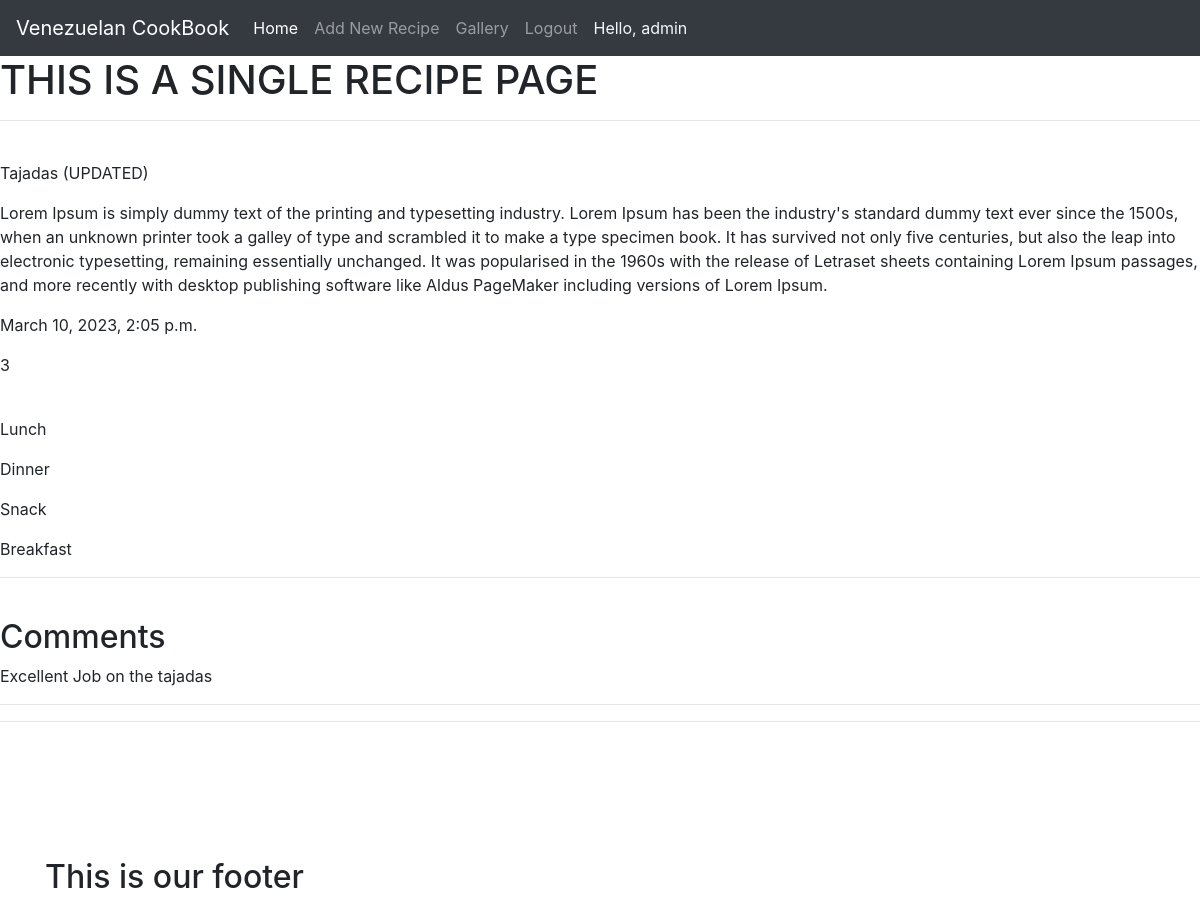
The page /recipe/896388ed-4163-48f9-a8f0-f31677bf17fb/ (signed in) on the database its author committed.
### cookbook/models.py (models this page shows, shortened)
class NewRecipe(models.Model):
    title = models.CharField(max_length=200, null=True, blank=True)
    number_of_ingredients = models.IntegerField(default=0)
    instructions = models.TextField(null=True, blank=True)
    short_description = models.CharField(max_length=200, null=True, blank=True)
    dish_image = CloudinaryField('image', default="default-image")
    created = models.DateTimeField(auto_now_add=True)
    updated = models.DateTimeField(auto_now=True)
    tags = models.ManyToManyField(Tag, blank=True)
    id = models.UUIDField(default=uuid.uuid4, unique=True, primary_key=True, editable=False)

class Tag(models.Model):
    name = models.CharField(max_length=200)
    created = models.DateTimeField(auto_now_add=True)
    id = models.UUIDField(default=uuid.uuid4, unique=True, primary_key=True, editable=False)
    def __str__(self):
        return self.name

class Comment(models.Model):
    new_recipe = models.ForeignKey(NewRecipe, on_delete=models.CASCADE, null=True, blank=True, related_name='comments')
    body = models.TextField(null=True, blank=True)
    created = models.DateTimeField(auto_now_add=True)
    updated = models.DateTimeField(auto_now=True)
    id = models.UUIDField(default=uuid.uuid4, unique=True, primary_key=True, editable=False)

### cookbook/views.py (the view)
# urls.py: path('recipe/<str:pk>/', views.recipeUnits, name='recipeunit'),
def recipeUnits(request, pk):
    recipe_object = NewRecipe.objects.get(id=pk)
    tags = recipe_object.tags.all()
    comments = recipe_object.comments.all()
    context = {'recipe_object': recipe_object, 'tags': tags, 'comments': comments}
    return render(request, 'recipe.html', context)

### templates/recipe.html
{% extends 'base.html' %}
{% load static %}
{% block content %}
<h1>THIS IS A SINGLE RECIPE PAGE</h1>
<hr>
<br>
<p>{{recipe_object.title}}</p>
<p>{{recipe_object.instructions}}</p>
<p>{{recipe_object.created}}</p>
<p>{{recipe_object.number_of_ingredients}}</p>
<br>
{% for tag in tags %}
<p>{{tag}}</p>
{% endfor %}
<hr>
<br>
<h2>Comments</h2>
{% for comment in comments %}
    <p>{{comment.body}}</p>
{% endfor %}
{% endblock %}

### templates/base.html (shortened to what this page needs)
{% load static %}
<!DOCTYPE html>
<html lang="en">
<head>
    <link rel="stylesheet" href="https://cdn.jsdelivr.net/npm/bootstrap@4.1.3/dist/css/bootstrap.min.css"
>
    <link rel="stylesheet" href="{% static 'css/style.css' %}">
</head>
<body>
    <nav class="navbar navbar-expand-lg navbar-dark bg-dark">
        <a class="navbar-brand" href="#">Venezuelan CookBook</a>
        <div class="collapse navbar-collapse" id="navbarText">
            <ul class="navbar-nav mr-auto">
                <li class="nav-item active">
                    <a class="nav-link" href="{% url 'recipes' %}">Home <span class="sr-only">(current)</span></a>
                </li>
                {% if user.is_authenticated %}
                <li class="nav-item">
                    <a class="nav-link" href="{% url 'add-recipe' %}">Add New Recipe</a>
                </li>
                {% endif %}
                <li class="nav-item">
                    <a class="nav-link" href="{% url 'gallery' %}">Gallery</a>
                </li>
                {% if user.is_authenticated %}
                <li class="nav-item">
                    <a class="nav-link" href="{% url 'logout' %}">Logout</a>
                </li>
                {% else %}
                <li class="nav-item">
                    <a class="nav-link" href="{% url 'login' %}">Login</a>
                </li>
                {% endif %}
                <li class="nav-item">
                    <span class="nav-link" style="color: aliceblue;">
                        Hello, {{request.user}}
                    </span>
                </li>
            </ul>
        </div>
    </nav>
    {% block content %}
    {% endblock content %}
    <hr>
    <hr><br><br><br><br><br>
    <footer>
        <div class="container">
            <div class="row">
                <div class="col">
                    <h2>This is our footer</h2>
                </div>
            </div>
        </div>
    </footer>
</body>
</html>

### rows shown on the page
NewRecipe: title "Tajadas (UPDATED)", instructions "Lorem Ipsum is simply dummy text of the printing and typesetting industry. Lorem Ipsum has been the industry's standard dummy text ever since the 1500s, when an unknown printer took a galley of type and scrambled it to make a type specimen book. It has survived not only five centuries, but also the leap into electronic typesetting, remaining essentially unchanged. It was popularised in the 1960s with the release of Letraset sheets containing Lorem Ipsum passages, and more recently with desktop publishing software like Aldus PageMaker including versions of Lorem Ipsum.", created "March 10, 2023, 2:05 p.m.", number_of_ingredients "3"
Tag: name "Lunch"
Tag: name "Dinner"
Tag: name "Snack"
Tag: name "Breakfast"
Comment: body "Excellent Job on the tajadas"

### other values the page prints
{{ request.user }} "admin"
